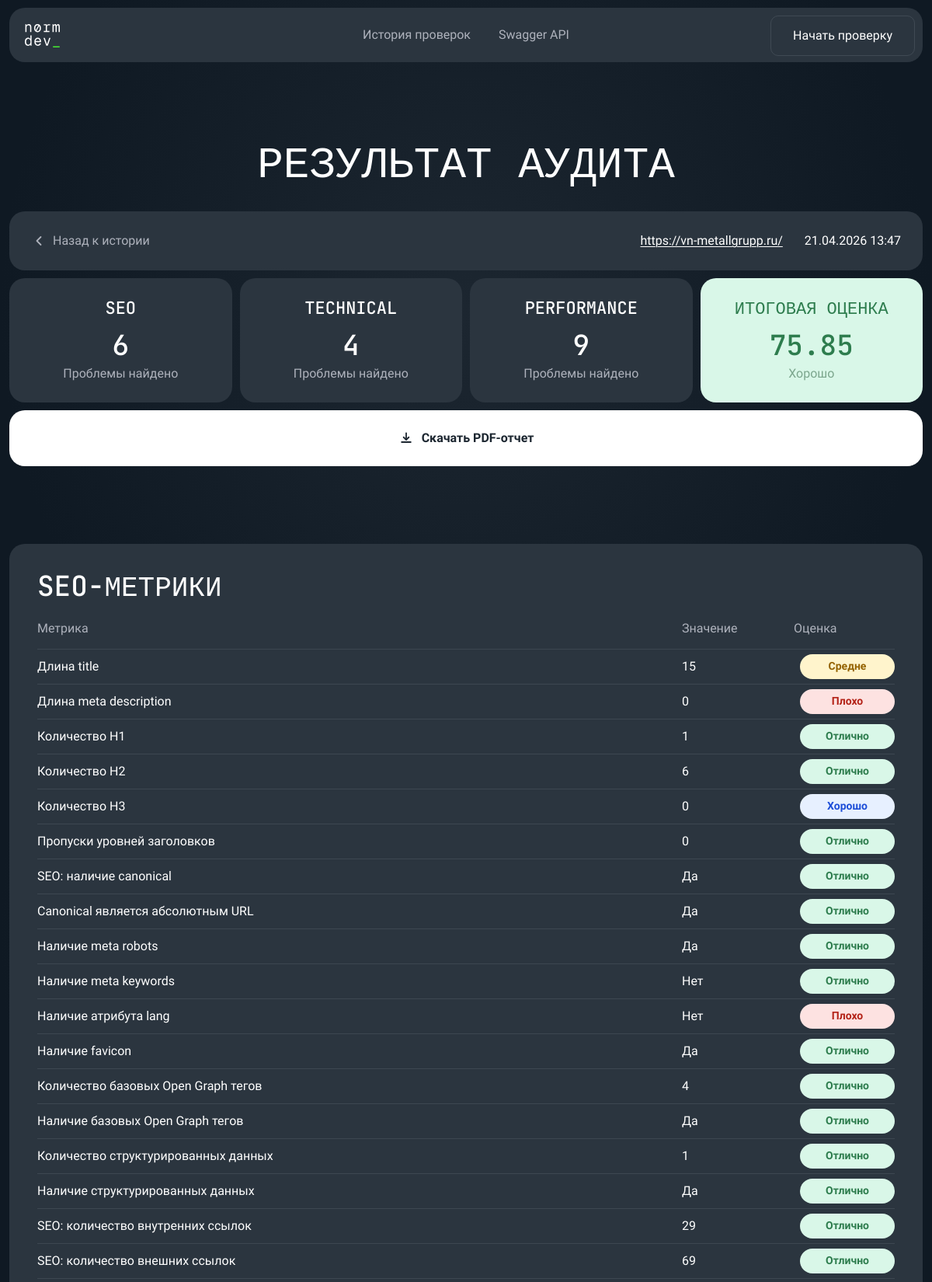
The page /web/audits/30 (upper part) on the database its author committed.
### app/models/audit.py (models this page shows)
class Audit(Base):
    __tablename__ = "audits"
    id: Mapped[int] = mapped_column(Integer, primary_key=True, index=True)
    url: Mapped[str] = mapped_column(String(2048), nullable=False, index=True)
    status: Mapped[str] = mapped_column(String(50), nullable=False, default="pending")
    total_score: Mapped[float | None] = mapped_column(Float, nullable=True)
    created_at: Mapped[datetime] = mapped_column(DateTime, default=datetime.utcnow, nullable=False)
    finished_at: Mapped[datetime | None] = mapped_column(DateTime, nullable=True)
    issues = relationship(
        "AuditIssue",
        back_populates="audit",
        cascade="all, delete-orphan"
    )
    metrics = relationship(
        "AuditMetric",
        back_populates="audit",
        cascade="all, delete-orphan"
    )
    reports = relationship(
        "AuditReport",
        back_populates="audit",
        cascade="all, delete-orphan"
    )

### app/models/metric.py (models this page shows)
class AuditMetric(Base):
    __tablename__ = "audit_metrics"
    id: Mapped[int] = mapped_column(Integer, primary_key=True, index=True)
    audit_id: Mapped[int] = mapped_column(ForeignKey("audits.id"), nullable=False, index=True)
    metric_name: Mapped[str] = mapped_column(String(100), nullable=False)
    metric_value: Mapped[float] = mapped_column(Float, nullable=False)
    unit: Mapped[str | None] = mapped_column(String(50), nullable=True)
    audit = relationship("Audit", back_populates="metrics")

### app/api/web.py (the view)
@router.get("/web/audits/{audit_id}", response_class=HTMLResponse)
def web_audit_detail(
    audit_id: int,
    request: Request,
    db: Session = Depends(get_db)
):
    repository = AuditRepository(db)
    audit = repository.get_audit_by_id(audit_id)
    if audit is None:
        raise HTTPException(
            status_code=status.HTTP_404_NOT_FOUND,
            detail="Аудит не найден"
        )
    grouped_issues = group_issues_by_category(audit.issues)
    grouped_metrics = group_metrics_by_category(audit.metrics)
    category_scores = {
        "seo": calculate_category_score(grouped_issues.get("seo", [])),
        "technical": calculate_category_score(grouped_issues.get("technical", [])),
        "performance": calculate_category_score(grouped_issues.get("performance", [])),
    }
    problematic_metrics_count = {
        "seo": count_problematic_metrics(grouped_metrics.get("seo", [])),
        "technical": count_problematic_metrics(grouped_metrics.get("technical", [])),
        "performance": count_problematic_metrics(grouped_metrics.get("performance", [])),
    }
    return templates.TemplateResponse(
        request=request,
        name="audit_detail.html",
        context={
            "title": f"Аудит #{audit_id}",
            "audit": audit,
            "grouped_issues": grouped_issues,
            "grouped_metrics": grouped_metrics,
            "category_scores": category_scores,
            "problematic_metrics_count": problematic_metrics_count,
            "seo_issues_count": len(grouped_issues.get("seo", [])),
            "technical_issues_count": len(grouped_issues.get("technical", [])),
            "performance_issues_count": len(grouped_issues.get("performance", [])),
            "get_category_label": get_category_label,
            "get_metric_display_name": get_metric_display_name,
            "get_metric_severity": get_metric_severity,
            "format_metric_value": format_metric_value,
            "get_score_label": get_score_label,
            "get_score_class": get_score_class,
            "get_status_label": get_status_label,
            "format_datetime": format_datetime,
        }
    )

### app/templates/audit_detail.html (shortened to what this page needs)
{% extends "base.html" %}
{% block body_class %}audit-page{% endblock %}
{% block header %}
<header class="audit-header home-header">
    <div class="home-header__inner">
        <a href="/web" class="home-logo" aria-label="Normdev">
        </a>
        <nav class="home-nav" aria-label="Основное меню">
            <a href="/web/history">История проверок</a>
            <a href="/docs">Swagger API</a>
        </nav>
        <a href="/web" class="home-header__cta">Начать проверку</a>
    </div>
</header>
{% endblock %}
{% block main_wrapper_class %}{% endblock %}
{% block main_class %}audit-main{% endblock %}
{% block content %}
{% if audit %}
    <section class="audit-shell">
        <h1 class="audit-title">Результат аудита</h1>
        <section class="audit-top-stack">
            <section class="audit-toolbar">
                <a href="/web/history" class="audit-toolbar__back">
                    <svg width="20" height="20" viewBox="0 0 20 20" fill="none" xmlns="http://www.w3.org/2000/svg" aria-hidden="true">
                        <path d="M12.5 5L7.5 10L12.5 15" stroke="#AEB2BC" stroke-width="1.8" stroke-linecap="round" stroke-linejoin="round"/>
                    </svg>
                    <span>Назад к истории</span>
                </a>
                <div class="audit-toolbar__meta">
                    <a
                        href="{{ audit.url }}"
                        class="audit-toolbar__meta-item audit-toolbar__meta-item--url"
                        target="_blank"
                        rel="noopener noreferrer"
                    >
                        {{ audit.url }}
                    </a>
                    <span class="audit-toolbar__meta-item">{{ format_datetime(audit.created_at) }}</span>
                </div>
            </section>
            <section class="audit-summary-grid">
                <article class="audit-summary-card">
                    <h2>SEO</h2>
                    <div class="audit-summary-card__value">{{ seo_issues_count }}</div>
                    <p>Проблемы найдено</p>
                </article>
                <article class="audit-summary-card">
                    <h2>Technical</h2>
                    <div class="audit-summary-card__value">{{ technical_issues_count }}</div>
                    <p>Проблемы найдено</p>
                </article>
                <article class="audit-summary-card">
                    <h2>Performance</h2>
                    <div class="audit-summary-card__value">{{ performance_issues_count }}</div>
                    <p>Проблемы найдено</p>
                </article>
                <article class="audit-summary-card audit-summary-card--total {{ get_score_class(audit.total_score) }}">
                    <h2>Итоговая оценка</h2>
                    <div class="audit-summary-card__value">{{ audit.total_score if audit.total_score is not none else "—" }}</div>
                    <p>
                        {% if audit.total_score is none %}
                            Ошибка
                        {% elif audit.total_score >= 90 %}
                            Отлично
                        {% elif audit.total_score >= 75 %}
                            Хорошо
                        {% elif audit.total_score >= 50 %}
                            Средне
                        {% else %}
                            Плохо
                        {% endif %}
                    </p>
                </article>
            </section>
            {% if audit.reports %}
                <a href="/audits/{{ audit.id }}/report" class="audit-download-button">
                    <span>Скачать PDF-отчет</span>
                </a>
            {% endif %}
        </section>
        <section class="audit-metrics-stack">
            {% for category in ["seo", "technical", "performance"] %}
                <section class="audit-metric-panel">
                    <h2 class="audit-metric-panel__title">{{ get_category_label(category) }}-метрики</h2>
                    {% if grouped_metrics[category] %}
                        <div class="audit-metric-table">
                            <div class="audit-metric-table__head">
                                <span>Метрика</span>
                                <span>Значение</span>
                                <span>Оценка</span>
                            </div>
                            <div class="audit-metric-table__body">
                                {% for metric in grouped_metrics[category] %}
                                    {% set metric_severity = get_metric_severity(metric.metric_name, metric.metric_value) %}
                                    <div class="audit-metric-row">
                                        <span class="audit-metric-row__name">{{ get_metric_display_name(metric.metric_name) }}</span>
                                        <span class="audit-metric-row__value">{{ format_metric_value(metric.metric_name, metric.metric_value, metric.unit) }}</span>
                                        <span class="audit-grade-pill audit-grade-pill--{{ metric_severity if metric_severity else 'excellent' }}">
                                            {% if metric_severity == "high" %}
                                                Плохо
                                            {% elif metric_severity == "medium" %}
                                                Средне
                                            {% elif metric_severity == "low" %}
                                                Хорошо
                                            {% else %}
                                                Отлично
                                            {% endif %}
                                        </span>
                                    </div>
                                {% endfor %}
                            </div>
                        </div>
                    {% else %}
                        <p class="audit-empty-state">Метрики в этой категории отсутствуют.</p>
                    {% endif %}
                </section>
            {% endfor %}
        </section>
    </section>
{% endif %}
{% endblock %}

### rows shown on the page
Audit: url "https://vn-metallgrupp.ru/", created_at "21.04.2026 13:47", total_score "75.85"
AuditMetric: metric_name "Длина title", metric_name+metric_value+unit "15", shows "Средне"
AuditMetric: metric_name "Длина meta description", metric_name+metric_value+unit "0", shows "Плохо"
AuditMetric: metric_name "Количество H1", metric_name+metric_value+unit "1", shows "Отлично"
AuditMetric: metric_name "Количество H2", metric_name+metric_value+unit "6", shows "Отлично"
AuditMetric: metric_name "Количество H3", metric_name+metric_value+unit "0", shows "Хорошо"
AuditMetric: metric_name "Пропуски уровней заголовков", metric_name+metric_value+unit "0", shows "Отлично"
AuditMetric: metric_name "SEO: наличие canonical", metric_name+metric_value+unit "Да", shows "Отлично"
AuditMetric: metric_name "Canonical является абсолютным URL", metric_name+metric_value+unit "Да", shows "Отлично"
AuditMetric: metric_name "Наличие meta robots", metric_name+metric_value+unit "Да", shows "Отлично"
AuditMetric: metric_name "Наличие meta keywords", metric_name+metric_value+unit "Нет", shows "Отлично"
AuditMetric: metric_name "Наличие атрибута lang", metric_name+metric_value+unit "Нет", shows "Плохо"
AuditMetric: metric_name "Наличие favicon", metric_name+metric_value+unit "Да", shows "Отлично"
AuditMetric: metric_name "Количество базовых Open Graph тегов", metric_name+metric_value+unit "4", shows "Отлично"
AuditMetric: metric_name "Наличие базовых Open Graph тегов", metric_name+metric_value+unit "Да", shows "Отлично"
AuditMetric: metric_name "Количество структурированных данных", metric_name+metric_value+unit "1", shows "Отлично"
AuditMetric: metric_name "Наличие структурированных данных", metric_name+metric_value+unit "Да", shows "Отлично"
AuditMetric: metric_name "SEO: количество внутренних ссылок", metric_name+metric_value+unit "29", shows "Отлично"
AuditMetric: metric_name "SEO: количество внешних ссылок", metric_name+metric_value+unit "69", shows "Отлично"

### other values the page prints
{{ seo_issues_count }} "6"
{{ technical_issues_count }} "4"
{{ performance_issues_count }} "9"
{{ get_category_label(category) }} "SEO"
